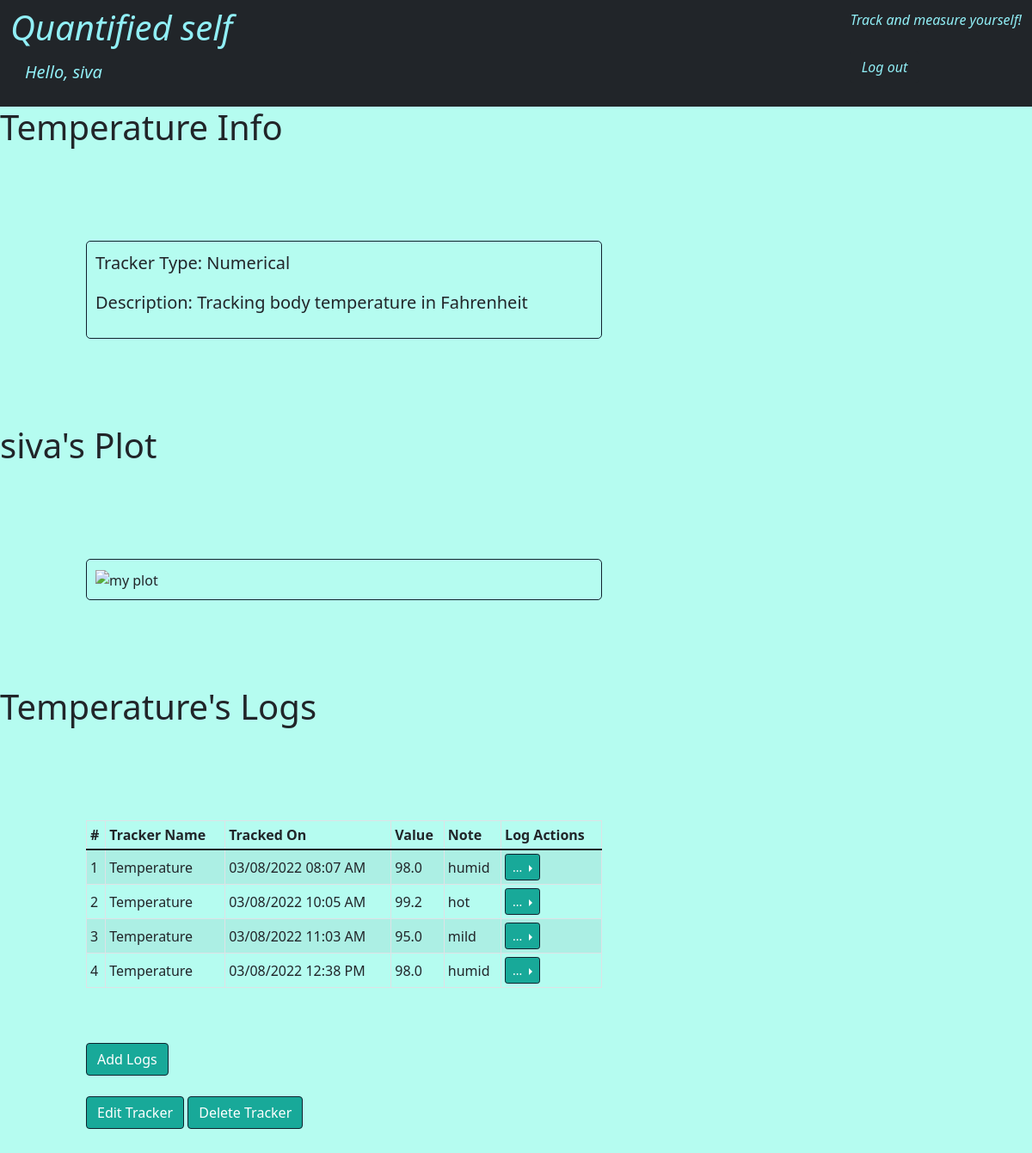
Screenshot of /user/siva/14/tracker_info (signed in) with the database file from the repository.
### models.py (models this page shows)
class Trackers(db.Model):
    __tablename__ = "Trackers"
    trid = db.Column(db.Integer, autoincrement=True, primary_key=True)
    trname = db.Column(db.String, nullable=False, unique=True)
    trtype = db.Column(db.String, nullable=False)
    trdesc = db.Column(db.String)

class Logs(db.Model):
    __tablename__ = "Logs"
    lid = db.Column(db.Integer, autoincrement=True, primary_key=True)
    value = db.Column(db.String, nullable=False)
    note = db.Column(db.String)
    timestamp = db.Column(db.String, nullable=False)
    uid = db.Column(db.Integer, db.ForeignKey("Users.uid"), primary_key=True,nullable=False)
    trid = db.Column(db.Integer, db.ForeignKey("Trackers.trid"), primary_key=True, nullable=False)

### application/tracker.py (the view)
@app.route("/user/<uname>/<int:trid>/tracker_info")
@login_required
def tracker_info(uname,trid):
    logs = Logs.query.filter_by(trid=trid, uid=current_user.uid).all()
    tracker = Trackers.query.filter_by(trid=trid).first()
    s = None
    if (tracker.trtype == "Multiple Choice"):
        choices = Selectables.query.filter_by(trid=trid).first()
        s = choices.choices
        condition = True
    elif (tracker.trtype == "Numerical" or tracker.trtype == "Time Duration" or tracker.trtype=="Boolean") and logs:
        condition = True
    elif logs:
        condition=False
    return render_template("tracker_info.html", uname=uname, tracker=tracker, condition=condition, logs=logs, s=s)

### application/user.py (called while the page is built)
@login.user_loader
def load_user(uid):
    return Users.query.filter_by(uid=uid).first()

### templates/tracker_info.html (shortened to what this page needs)
<!DOCTYPE html>
<html lang="en">
  <head>
    <link href="https://cdn.jsdelivr.net/npm/bootstrap@5.1.3/dist/css/bootstrap.min.css" rel="stylesheet">
  </head>
<body >
    <nav class="navbar navbar-dark bg-dark">
        <div class="container-fluid">
           <h1 class="italic" style="color:#91eff6;">Quantified self <br><a class="btn btn-lg" style="color:#91eff6;" href="/user/{{uname}}/home">Hello, {{uname}}</a></h1>
           <br>
           <p class="italic" style="color:#91eff6;">Track and measure yourself!<br><br><a href="/user/logout" class="btn btn-dark" style="color:#91eff6">Log out</a></p>
        </div>
    </nav>
    <div id="main" class="col-md-8">
      <h1>{{tracker.trname}} Info</h1>
      <div class="row-g3" style="padding-top: 100px; padding-right: 100px;padding-bottom: 100px; padding-left: 100px;">
        <div class="row-col-md-8" style="border: 1px solid #10222E; border-radius: 5px; padding: 10px;">
          <p class="lead"><strong>Tracker Type: {{tracker.trtype}}</strong></p>
          <p class="lead"><strong>Description: {{tracker.trdesc}}</strong></p>
        </div>
      </div>
      <h1>{{uname}}'s Plot</h1>
      <div class="row-g3" style="padding-top: 100px; padding-right: 100px;padding-bottom: 100px; padding-left: 100px;">
        <div class="row-col-md-8" style="border: 1px solid #10222E; border-radius: 5px; padding: 10px;">
          <div>
            <img src="/user/{{uname}}/plot_png/{{tracker.trid}}" alt="my plot" height="100%" width="100%" style="object-fit: contain;">
        </div>
        </div>
      </div>
      <h1>{{tracker.trname}}'s Logs</h1>
      <div class="row-g3" style="padding-top: 100px; padding-right: 100px;padding-bottom: 100px; padding-left: 100px;">
        {% if condition %}
        <table class="table table-sm table-bordered table-striped align-middle" style="min-height: 180px;">
            <thead>
              <tr>
                <th scope="col">#</th>
                <th scope="col">Tracker Name</th>
                <th scope="col">Tracked On</th>
                <th scope="col">Value</th>
                <th scope="col">Note</th>
                <th scope="col">Log Actions</th>
              </tr>
            </thead>
            <tbody>
              {% for l in logs %}
              <tr>
                <td scope="row">{{loop.index}}</td>
                <td>{{tracker.query.filter_by(trid=l.trid).first().trname}}</td>
                <td>{{l.timestamp}}</td>
                <td>{{l.value}}</td>
                <td>{{l.note}}</td>
                <td>
                    <div class="btn-group dropend">
                        <button type="button" class="btn btn-primary btn-sm dropdown-toggle" data-bs-toggle="dropdown" style="border: 0.5px solid #10222E; background-color: #18A999; color: white;">
                          ...
                        </button>
                    </div>
                </td>
              </tr>
              {% endfor %}
            </tbody>
          </table>
         {% else %}
         No trackings yet
         {% endif %}
         <br>
         <br>
         <a href="/user/{{uname}}/tracker_info/{{tracker.trid}}/addlogs" class="btn btn-primary" style="border: 0.5px solid #10222E; background-color: #18A999; color: white;">Add Logs</a>
         <br>
         <br>
         <a href="/user/{{uname}}/tracker_info/{{tracker.trid}}/edit" class="btn btn-primary" style="border: 0.5px solid #10222E; background-color: #18A999; color: white;">Edit Tracker</a>
         <a href="/user/{{uname}}/tracker_info/{{tracker.trid}}/delete" class="btn btn-primary" style="border: 0.5px solid #10222E; background-color: #18A999; color: white;">Delete Tracker</a>
        </div>
      </div>
</body>
</html>

### templates/tracker_info.html (style rules this page uses)
body { background-color:rgba(52, 247, 214, 0.359) }
h1.italic { font-style:italic }
p.italic { font-style:italic }
table { width:100% }

### rows the page displays
Trackers: trname "Temperature", trtype "Numerical", trdesc "Tracking body temperature in Fahrenheit"
Logs: query.filter_by "Temperature", timestamp "03/08/2022 08:07 AM", value "98.0", note "humid"
Logs: query.filter_by "Temperature", timestamp "03/08/2022 10:05 AM", value "99.2", note "hot"
Logs: query.filter_by "Temperature", timestamp "03/08/2022 11:03 AM", value "95.0", note "mild"
Logs: query.filter_by "Temperature", timestamp "03/08/2022 12:38 PM", value "98.0", note "humid"

### other values shown
{{ uname }} "siva"
